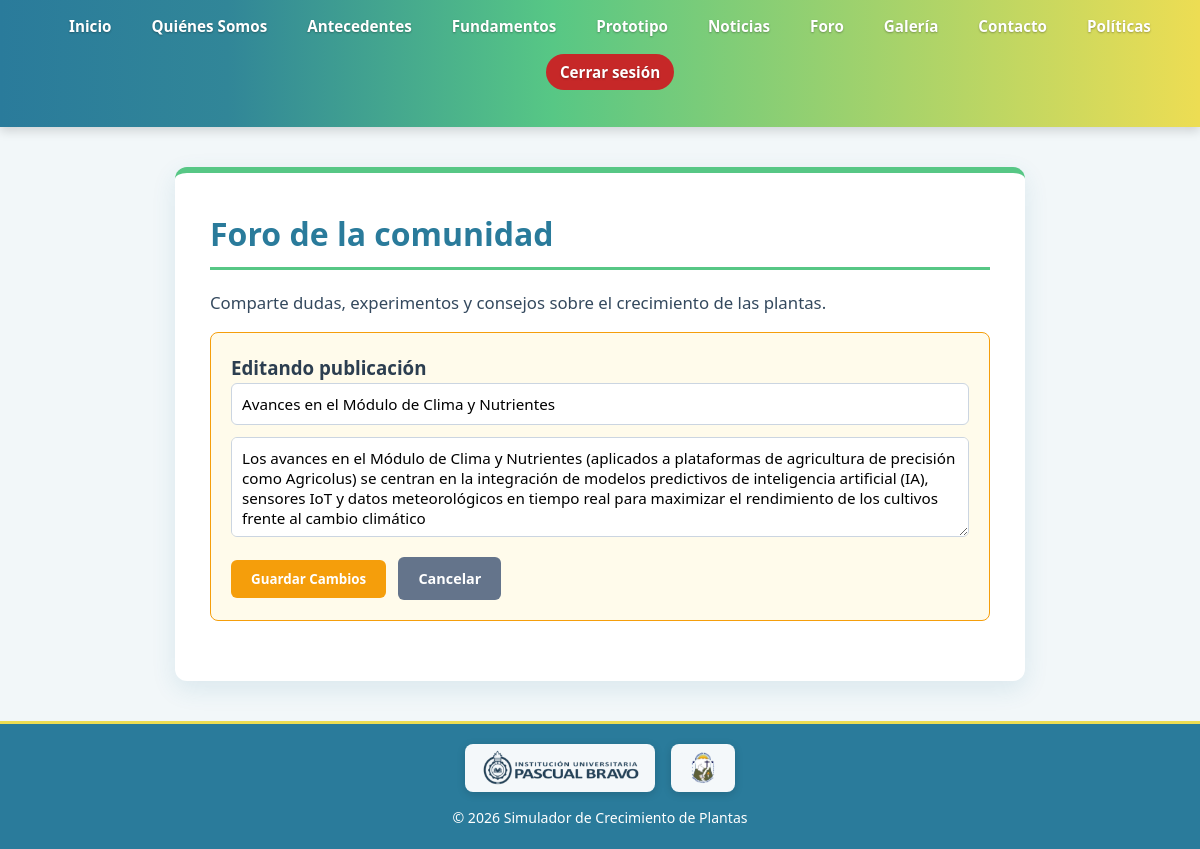
Page /foro.php?editar=3 (signed in) on the committed database.
### tables this page shows
CREATE TABLE `foro` (
  `id_publicacion` int(11) NOT NULL,
  `id_usuario` int(11) NOT NULL,
  `titulo` varchar(200) NOT NULL,
  `contenido` text NOT NULL,
  `fecha_publicacion` timestamp NOT NULL DEFAULT current_timestamp()
);

### foro.php (the view, shortened to what this page needs)
<?php
include_once("conexion.php");
$estaLogueado = isset($_SESSION['id_usuario']) && !empty($_SESSION['id_usuario']);
$idUsuarioSesion = $estaLogueado ? $_SESSION['id_usuario'] : null;
$sql = "SELECT f.id_publicacion, f.id_usuario, f.titulo, f.contenido, f.fecha_publicacion, u.nombre AS autor
        FROM foro f
        INNER JOIN usuarios u ON f.id_usuario = u.id_usuario
        ORDER BY f.fecha_publicacion DESC";
$resultado = $conexion->query($sql);
$idEditar = isset($_GET['editar']) ? intval($_GET['editar']) : 0;
?>
<!DOCTYPE html>
<html lang="es">
<head>
    <link rel="stylesheet" href="styles.css">
</head>
<body>
    <nav>
        <ul>
            <li><a href="index.php">Inicio</a></li>
            <li><a href="QuiénesSomos.html">Quiénes Somos</a></li>
            <li><a href="antecedentes.html">Antecedentes</a></li>
            <li><a href="Fundamentos.html">Fundamentos</a></li>
            <li><a href="Prototipo.html">Prototipo</a></li>
            <li><a href="Noticias.php">Noticias</a></li>
            <li><a href="foro.php"> Foro</a></li>
            <li><a href="Galería.html">Galería</a></li>
            <li><a href="Contacto.php">Contacto</a></li>
            <li><a href="Políticas.html">Políticas</a></li>
            <?php if ($estaLogueado): ?>
                <li><a href="logout.php" style="background-color: #c62828; color: white;">Cerrar sesión</a></li>
            <?php else: ?>
                <li><a href="login.php" style="background-color: #2A7B9B; color: white;">Iniciar sesión</a></li>
            <?php endif; ?>
        </ul>
    </nav>
    <main>
        <div class="tarjeta">
            <h1> Foro de la comunidad</h1>
            <p>Comparte dudas, experimentos y consejos sobre el crecimiento de las plantas.</p>
            <div id="publicaciones">
                <?php if ($resultado && $resultado->num_rows > 0): ?>
                    <?php while ($p = $resultado->fetch_assoc()): ?>
                        <?php if ($estaLogueado && $idEditar === intval($p['id_publicacion']) && $p['id_usuario'] == $idUsuarioSesion): ?>
                            <div class="form-foro" style="border-color: #f59e0b; background-color: #fffbeb;">
                                <h3> Editando publicación</h3>
                                <form action="foro.php" method="POST">
                                    <input type="text" name="titulo" value="<?php echo htmlspecialchars($p['titulo']); ?>" required>
                                    <textarea name="texto" required><?php echo htmlspecialchars($p['contenido']); ?></textarea>
                                    <button type="submit" class="btn-publicar" style="background-color: #f59e0b;">Guardar Cambios</button>
                                    <a href="foro.php" class="btn-cancelar">Cancelar</a>
                                </form>
                            </div>
                        <?php endif; ?>
                    <?php endwhile; ?>
                <?php else: ?>
                    <p class="vacio">Todavía no hay publicaciones. ¡Sé el primero en aportar!</p>
                <?php endif; ?>
            </div>
        </div>
    </main>
    <footer>
        <div class="footer-contenido">
            <div class="footer-logos">
                <img src="imagenes/image-removebg-preview.png" alt="Institución Universitaria Pascual Bravo" class="logo-footer">
                <img src="imagenes/image-removebg-preview (1).png" alt="I.E. República de Uruguay" class="logo-footer">
            </div>
            <p>© 2026 Simulador de Crecimiento de Plantas</p>
        </div>
    </footer>
</body>
</html>

### styles.css (style rules this page uses)
* { margin: 0; padding: 0; box-sizing: border-box; font-family: 'Segoe UI', Tahoma, Geneva, Verdana, sans-serif; }
body { background-color: #f2f7f9; color: #2c3e50; display: flex; flex-direction: column; min-height: 100vh; line-height: 1.6; }
nav { background: #2A7B9B; background: linear-gradient(90deg, rgba(42, 123, 155, 1) 0%, rgba(49, 134, 152, 1) 19%, rgba(87, 199, 133, 1) 46%, rgba(237, 221, 83, 1) 100%); padding: 14px 20px; box-shadow: 0 4px 10px rgba(0, 0, 0, 0.15); position: sticky; top: 0; z-index: 1000; }
nav ul { list-style: none; display: flex; justify-content: center; align-items: center; flex-wrap: wrap; gap: 12px; }
nav ul li a { color: #ffffff; text-shadow: 0 1px 2px rgba(0, 0, 0, 0.3); text-decoration: none; font-weight: 600; font-size: 0.95rem; padding: 8px 14px; border-radius: 20px; transition: all 0.3s ease; }
main { flex: 1; display: flex; justify-content: center; align-items: flex-start; padding: 40px 20px; }
.tarjeta { background-color: #ffffff; border-radius: 12px; padding: 35px; max-width: 850px; width: 100%; box-shadow: 0 8px 24px rgba(42, 123, 155, 0.12); border-top: 6px solid #57C785; }
h1 { color: #2A7B9B; font-size: 2rem; margin-bottom: 20px; border-bottom: 3px solid #57C785; padding-bottom: 8px; }
p { margin-bottom: 15px; font-size: 1.05rem; color: #34495e; }
ul { margin-left: 20px; margin-bottom: 20px; }
li { margin-bottom: 8px; font-size: 1rem; color: #2c3e50; }
footer { background-color: #2A7B9B; color: #ffffff; text-align: center; padding: 20px 16px; margin-top: auto; font-size: 0.9rem; border-top: 3px solid #EDDD53; }
.footer-contenido { display: flex; flex-direction: column; align-items: center; justify-content: center; gap: 15px; max-width: 1200px; margin: 0 auto; }
.footer-logos { display: flex; align-items: center; justify-content: center; gap: 16px; flex-wrap: wrap; }
.logo-footer { height: 48px; width: auto; object-fit: contain; background-color: rgba(255, 255, 255, 0.95); padding: 6px 14px; border-radius: 8px; box-shadow: 0 2px 8px rgba(0, 0, 0, 0.15); transition: transform 0.3s ease; }
footer p { color: #ffffff; margin: 0; font-size: 0.88rem; }
.btn-publicar { border: none; background: linear-gradient( 90deg, #2A7B9B, #57C785 ); color: #ffffff; padding: 12px 22px; border-radius: 9px; font-weight: bold; cursor: pointer; transition: all 0.25s ease; }
.btn-cancelar { background: #64748b; color: #ffffff; padding: 10px 18px; border-radius: 8px; text-decoration: none; font-weight: bold; }

### foro.php (style rules this page uses)
.form-foro { background: #f8fafc; padding: 20px; border-radius: 8px; border: 1px solid #cbd5e1; margin-bottom: 25px; }
.form-foro input[type="text"], .form-foro textarea { width: 100%; padding: 10px; margin-bottom: 12px; border: 1px solid #cbd5e1; border-radius: 6px; font-size: 0.95rem; box-sizing: border-box; }
.form-foro textarea { min-height: 100px; resize: vertical; }
.btn-publicar { background: #2A7B9B; color: #fff; border: none; padding: 10px 20px; border-radius: 6px; cursor: pointer; font-weight: bold; }
.btn-cancelar { background: #64748b; color: #fff; border: none; padding: 10px 20px; border-radius: 6px; text-decoration: none; display: inline-block; font-size: 0.9rem; margin-left: 8px; }

### rows in the picture
foro: titulo "Avances en el Módulo de Clima y Nutrientes", texto "Los avances en el Módulo de Clima y Nutrientes (aplicados a plataformas de agricultura de precisión como Agricolus) se centran en la integración de modelos predictivos de inteligencia artificial (IA), sensores IoT y datos meteorológicos en tiempo real para maximizar el rendimiento de los cultivos frente al cambio climático"
